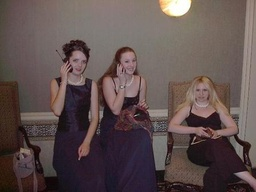
#> input picture humans/000000000536.jpg, 256 x 192 px, shrunk from 448 x 336 before the run, found by its file name
$ jupyter execute hog.ipynb
#> lines starting #> are read from the running program, lines starting #| are printed output that depends on the picture
### HOG.py
import matplotlib.pyplot as plt
import numpy as np
from math import floor
import cv2


def visualize_angles_as_arrows(angles, cell_size=8, scale=1):
    # Create a blank canvas
    height, width = angles.shape
    canvas = np.zeros((height, width, 3), dtype=np.uint8)

    # Iterate over each cell
    for i in range(0, height, cell_size):
        for j in range(0, width, cell_size):
            # Average angle for the cell
            angle = np.mean(angles[i:i + cell_size, j:j + cell_size])

            # Calculate the arrow direction
            dx = scale * cell_size * np.cos(np.radians(angle))
            dy = scale * cell_size * np.sin(np.radians(angle))

            # Determine the start and end point of the arrow
            start_point = (int(j + cell_size / 2), int(i + cell_size / 2))
            end_point = (int(j + cell_size / 2 + dx), int(i + cell_size / 2 - dy))

            # Draw the arrow on the canvas
            canvas = cv2.arrowedLine(canvas, start_point, end_point, (255, 255, 255), 1, tipLength=0.3)

    return canvas


def HOG(raw_image, w=30, h=30, nb_bins=9, plot=False):
    """
    Computes Histogram of Oriented Gradients of given image with \
    cells of size w x h and nb_bins bins. If plot=True then gradient \
    magnitude, grid and HOG will be plotted
    """

    # --Computation--
    raw_image = raw_image / 255  # Pixel values are mapped from [0,255] to [0,1]

    # --Convolution--

    def convolution(matrix, kernel):
        """
        Return convolution of 3x3 kernel over matrix. Avoid matrix borders
        """
        I, J = np.shape(matrix)
        result = np.copy(matrix)

        for i in range(1, I - 1):
            for j in range(1, J - 1):
                result[i, j] = np.sum(raw_image[i - 1:i + 2, j - 1:j + 2] * kernel)

        return result

    kernel_Dx = np.array([[0, 0, 0], [-1, 0, 1], [0, 0, 0]])
    kernel_Dy = np.array([[0, -1, 0], [0, 0, 0], [0, 1, 0]])

    # --Gradient computation--
    Ix = convolution(raw_image, kernel_Dx)
    Iy = convolution(raw_image, kernel_Dy)
    G = np.sqrt(np.power(Ix, 2) + np.power(Iy, 2))

    # --Orientation computation--
    def signed_gradient_orientation(Ix, Iy):
        '''Return signed gradient orientation in degrees'''
        teta = 180 / np.pi * np.arctan2(Iy, Ix)
        if teta >= 0:
            return teta
        else:
            return teta + 360

    signed_gradient_orientation = np.vectorize(signed_gradient_orientation)

    teta = signed_gradient_orientation(Ix, Iy)

    # --Cell Histogram calculation--
    H, W = np.shape(raw_image)
    I, J = floor(H / h) + 1, floor(W / w) + 1

    histograms = [[0] * J for k in range(I)]

    for i in range(I):
        for j in range(J):
            histograms[i][j] = np.histogram(teta[i * h:i * h + h, j * w:j * w + w], bins=nb_bins)[0]

    # --Plot--
    # Only executed if plot=True. Plots gradient magnitude, grid and HOG
    if plot:
        # # --Gradient classification--
        # Gc = np.where(teta <= 180, 1, 0)

        # --Plotting image--
        fig1 = plt.figure()
        ax2 = fig1.add_subplot(221)
        ax3 = fig1.add_subplot(222)
        ax4 = fig1.add_subplot(223)
        ax5 = fig1.add_subplot(224)

        ax2.imshow(Ix, cmap="gray")
        ax3.imshow(Iy, cmap="gray")
        ax4.imshow(G, cmap="gray")
        ax5.imshow(visualize_angles_as_arrows(teta))

        ax2.set_title('Gradient according to x')
        ax3.set_title('Gradient according to y')
        ax4.set_title('Magnitude of the gradient')
        ax5.set_title('Gradient orientation classification')

        # --Grid Plot--
        vertical_lines = [0] * J
        horizontal_lines = [0] * I

        for j in range(J):
            vertical_lines[j] = [[j * h, j * h], [0, H]]

        for i in range(I):
            horizontal_lines[i] = [[0, W], [i * w, i * w]]

        fig2 = plt.figure()
        grid = fig2.add_subplot(111)
        grid.imshow(raw_image, cmap="gray")

        for k in range(J):
            grid.plot(vertical_lines[k][0], vertical_lines[k][1], color='red')

        for k in range(I):
            grid.plot(horizontal_lines[k][0], horizontal_lines[k][1], color='red')

        # --Cell Histogram Plot--
        fig3, axes = plt.subplots(I, J, sharex='col', sharey='row')

        for i in range(I):
            for j in range(J):
                axes[i][j].bar([k for k in range(nb_bins)], histograms[i][j])

        plt.show()

    return histograms

### hog.ipynb
[cell 1]
from skimage import io
import matplotlib.pyplot as plt
from HOG import HOG

[cell 2]
w = 16
h = 16
nb_bins = 30

[cell 3]
image = io.imread('coco128/images/train2017/000000000536.jpg',as_gray=True)
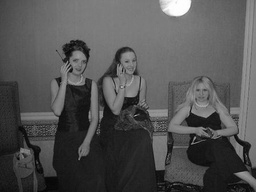
#> image: shape (192, 256) float64; min 0.0111, max 1, mean 0.325
plt.imshow(image,cmap="gray")
plt.axis('off');

[cell 4]
plt.rcParams["figure.figsize"] = (10,10)
HOG(image,w,h,nb_bins,plot=True);
#> after the loop in convolution, `for i in range(1, I - 1):`:
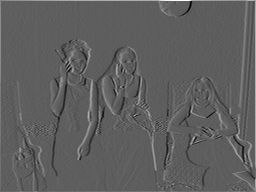
#> result: shape (192, 256) float64; min -0.00229, max 0.00392, mean 3.03e-05; drawn with min black and max white
#> after the loop in convolution (call 2), `for i in range(1, I - 1):`:
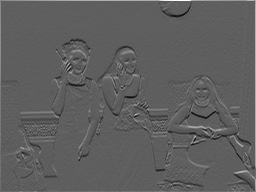
#> result: shape (192, 256) float64; min -0.00233, max 0.00392, mean 6.41e-06; drawn with min black and max white
#> in HOG, `G = np.sqrt(np.power(Ix, 2) + np.power(Iy, 2))`:
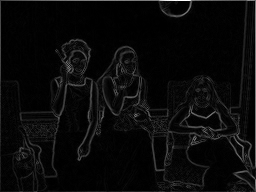
#> G: shape (192, 256) float64; min 0, max 0.00554, mean 0.000227; drawn with min black and max white
#> in HOG, `teta = signed_gradient_orientation(Ix, Iy)`:
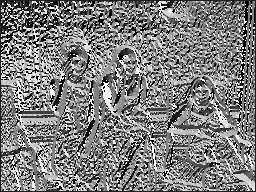
#> teta: shape (192, 256) float64; min 0, max 360, mean 178.9; drawn with min black and max white
#> after the loop in HOG, `for i in range(I):`: histograms = 13 items
#> after the loop in visualize_angles_as_arrows, `for i in range(0, height, cell_size):`:
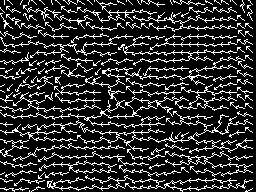
#> canvas: shape (192, 256, 3); 18.2% white in thin lines or dots
#> in HOG, `plt.show()`:
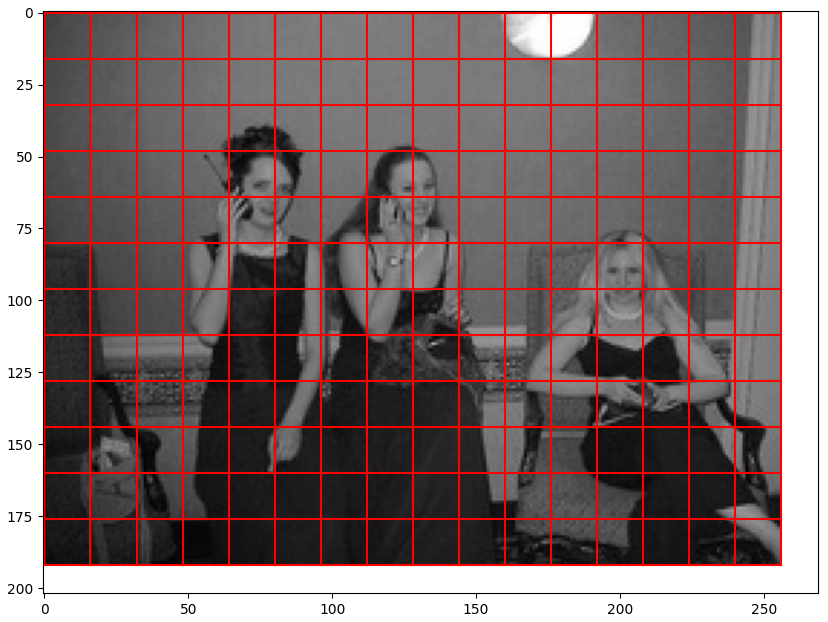
#> figure drawn by matplotlib, 1 panel
#> in HOG, `plt.show()`:
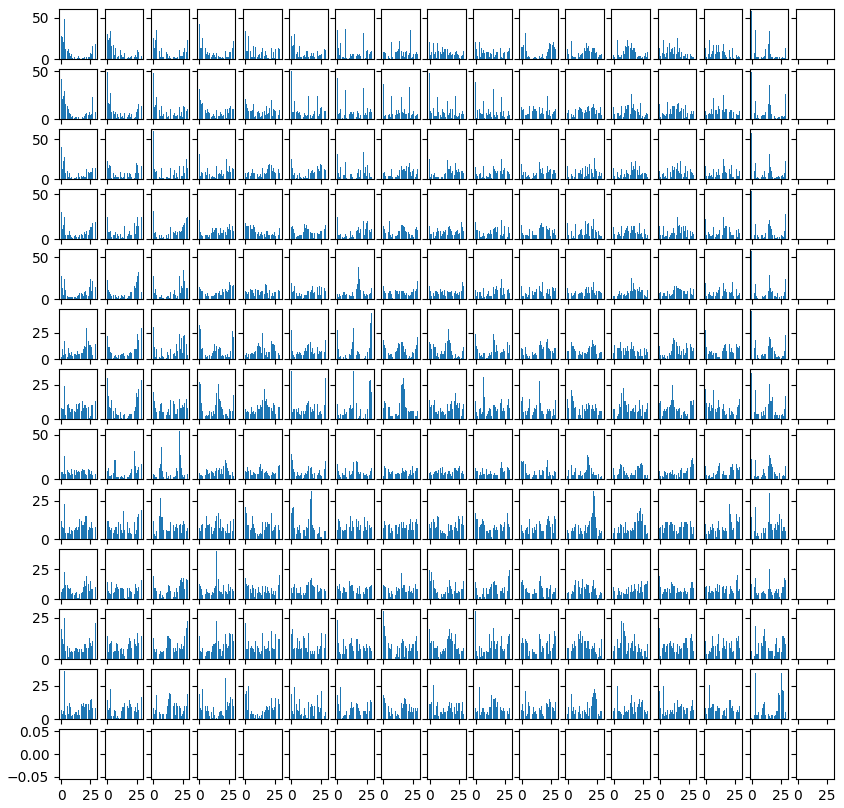
#> figure drawn by matplotlib, 221 panels

$ run again, with humans/000000000036.jpg copied over humans/000000000536.jpg
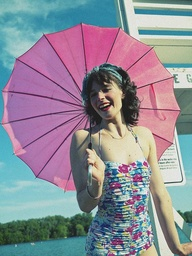
#> input picture humans/000000000036.jpg, 192 x 256 px, shrunk from 481 x 640 before the run, found by its file name
#> after the loop in HOG, `for i in range(I):`: histograms = 17 items
#> after the loop in visualize_angles_as_arrows, `for i in range(0, height, cell_size):`:
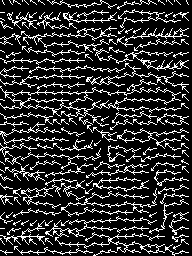
#> canvas: shape (256, 192, 3); 18.1% white in thin lines or dots
#> in HOG, `plt.show()`:
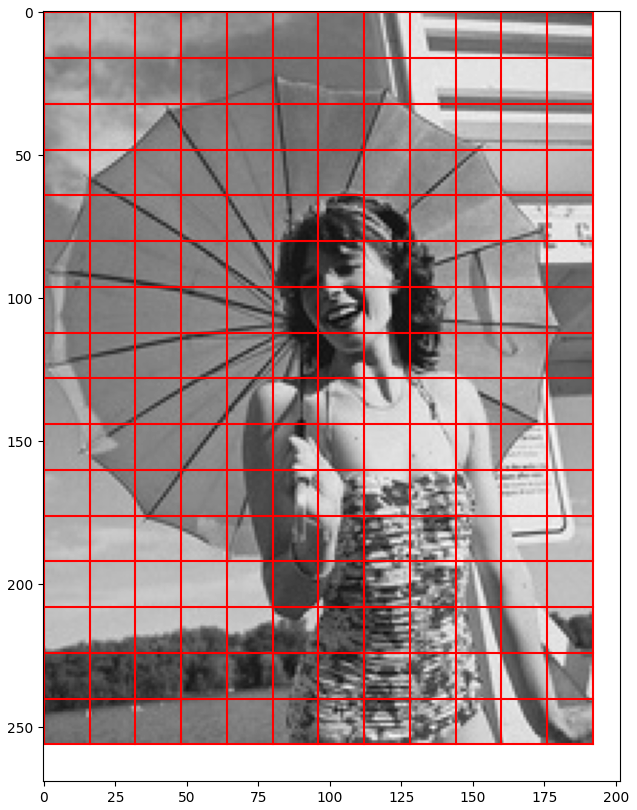
#> figure drawn by matplotlib, 1 panel

$ run again, with humans/000000000110.jpg copied over humans/000000000536.jpg
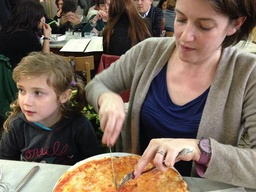
#> input picture humans/000000000110.jpg, 256 x 192 px, shrunk from 640 x 480 before the run, found by its file name
#> after the loop in HOG, `for i in range(I):`: histograms = 13 items
#> after the loop in visualize_angles_as_arrows, `for i in range(0, height, cell_size):`:
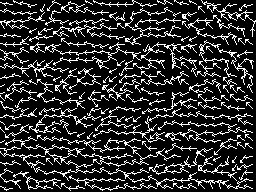
#> canvas: shape (192, 256, 3); 18.3% white in thin lines or dots
#> in HOG, `plt.show()`:
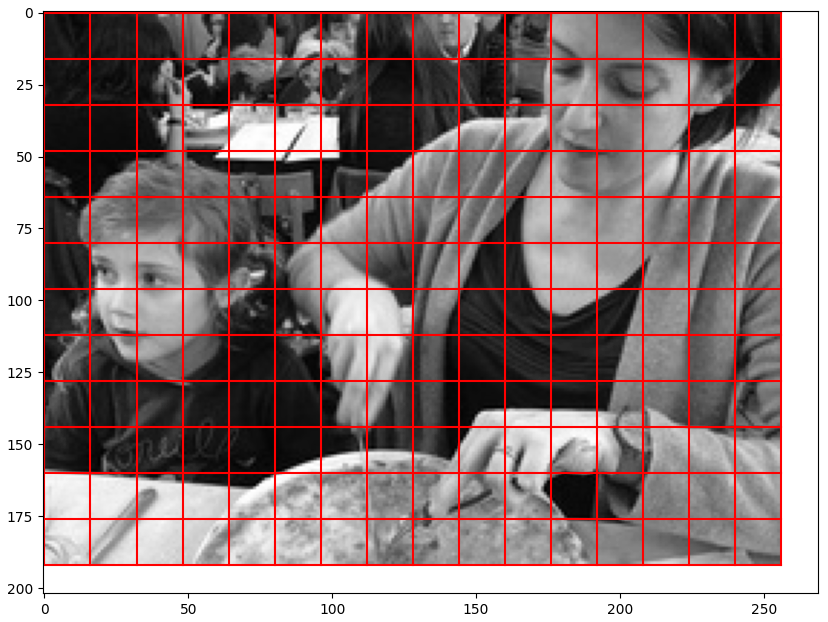
#> figure drawn by matplotlib, 1 panel
